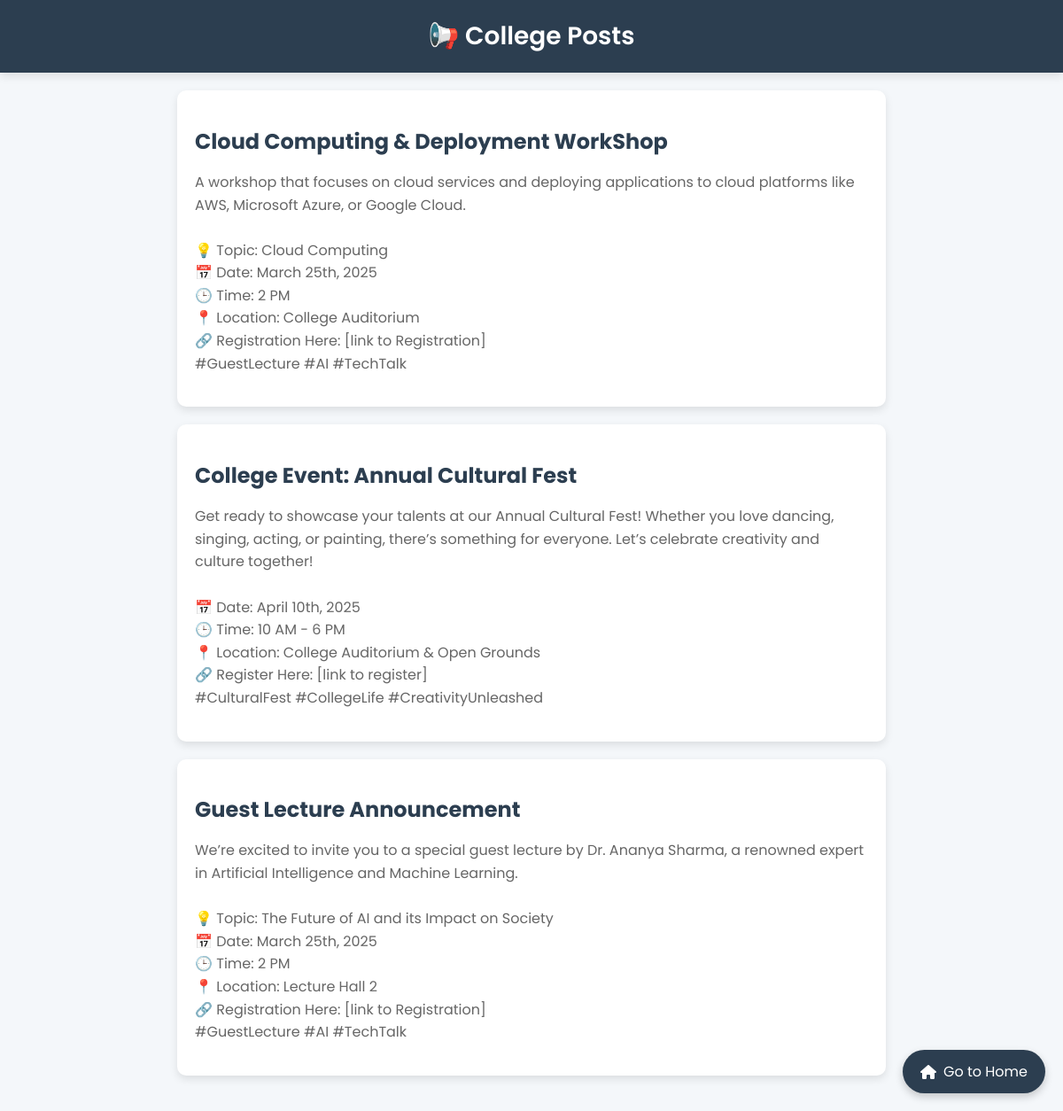
/college_posts/, run on the app's committed database.
### college_posts/models.py (models this page shows, shortened)
class CollegePost(models.Model):
    title = models.CharField(max_length=255)
    content = models.TextField()
    created_at = models.DateTimeField(auto_now_add=True)

### college_posts/views.py (the view)
# urls.py: path('college_posts/', include('college_posts.urls')),
def college_posts(request):
    posts = CollegePost.objects.all()
    return render(request, 'college_posts.html', {'posts': posts})

### templates/college_posts.html (shortened to what this page needs)
<!DOCTYPE html>
<html lang="en">
<head>
    <link rel="stylesheet" href="https://cdnjs.cloudflare.com/ajax/libs/font-awesome/6.0.0-beta3/css/all.min.css">
</head>
<body>
    <header>
        <h1>📢 College Posts</h1>
    </header>
    <div class="posts-container">
        {% for post in posts %}
            <div class="post-card">
                <h2>{{ post.title }}</h2>
                <p>{{ post.content|linebreaksbr }}</p>
            </div>
        {% endfor %}
    </div>
    <a href="/" class="home-button">
        <i class="fas fa-home"></i> Go to Home
    </a>
</body>
</html>

### templates/college_posts.html (style rules this page uses)
body { font-family: 'Poppins', sans-serif; margin: 0; padding: 0; background: #f4f7fa; color: #333; }
header { background: #2c3e50; color: #fff; padding: 20px; text-align: center; box-shadow: 0 4px 10px rgba(0, 0, 0, 0.1); position: sticky; top: 0; z-index: 1000; }
header h1 { margin: 0; font-size: 28px; font-weight: 600; }
.posts-container { padding: 20px; max-width: 800px; margin: 0 auto; }
.post-card { background: #fff; padding: 20px; border-radius: 10px; box-shadow: 0 4px 10px rgba(0, 0, 0, 0.1); margin-bottom: 20px; animation: fadeIn 0.5s ease-in-out; }
.post-card h2 { font-size: 24px; color: #2c3e50; margin-bottom: 10px; }
.post-card p { font-size: 16px; color: #666; line-height: 1.6; }
.home-button { position: fixed; bottom: 20px; right: 20px; background: #2c3e50; color: #fff; padding: 12px 20px; border-radius: 50px; text-decoration: none; box-shadow: 0 4px 10px rgba(0, 0, 0, 0.2); transition: background 0.3s ease, transform 0.3s ease; display: flex; align-items: center; }
.home-button i { margin-right: 8px; }

### data on the page
CollegePost: title "Cloud Computing & Deployment WorkShop", content "A workshop that focuses on cloud services and deploying applications to cloud platforms like AWS, Microsoft Azure, or Google Cloud. 💡 Topic: Cloud Computing 📅 Date: March 25th, 2025 🕒 Time: 2 PM 📍 Location: College Auditorium 🔗 Registration Here: [link to Registration] #GuestLecture #AI #TechTalk"
CollegePost: title "College Event: Annual Cultural Fest", content "Get ready to showcase your talents at our Annual Cultural Fest! Whether you love dancing, singing, acting, or painting, there’s something for everyone. Let’s celebrate creativity and culture together! 📅 Date: April 10th, 2025 🕒 Time: 10 AM - 6 PM 📍 Location: College Auditorium & Open Grounds 🔗 Register Here: [link to register] #CulturalFest #CollegeLife #CreativityUnleashed"
CollegePost: title "Guest Lecture Announcement", content "We’re excited to invite you to a special guest lecture by Dr. Ananya Sharma, a renowned expert in Artificial Intelligence and Machine Learning. 💡 Topic: The Future of AI and its Impact on Society 📅 Date: March 25th, 2025 🕒 Time: 2 PM 📍 Location: Lecture Hall 2 🔗 Registration Here: [link to Registration] #GuestLecture #AI #TechTalk"
